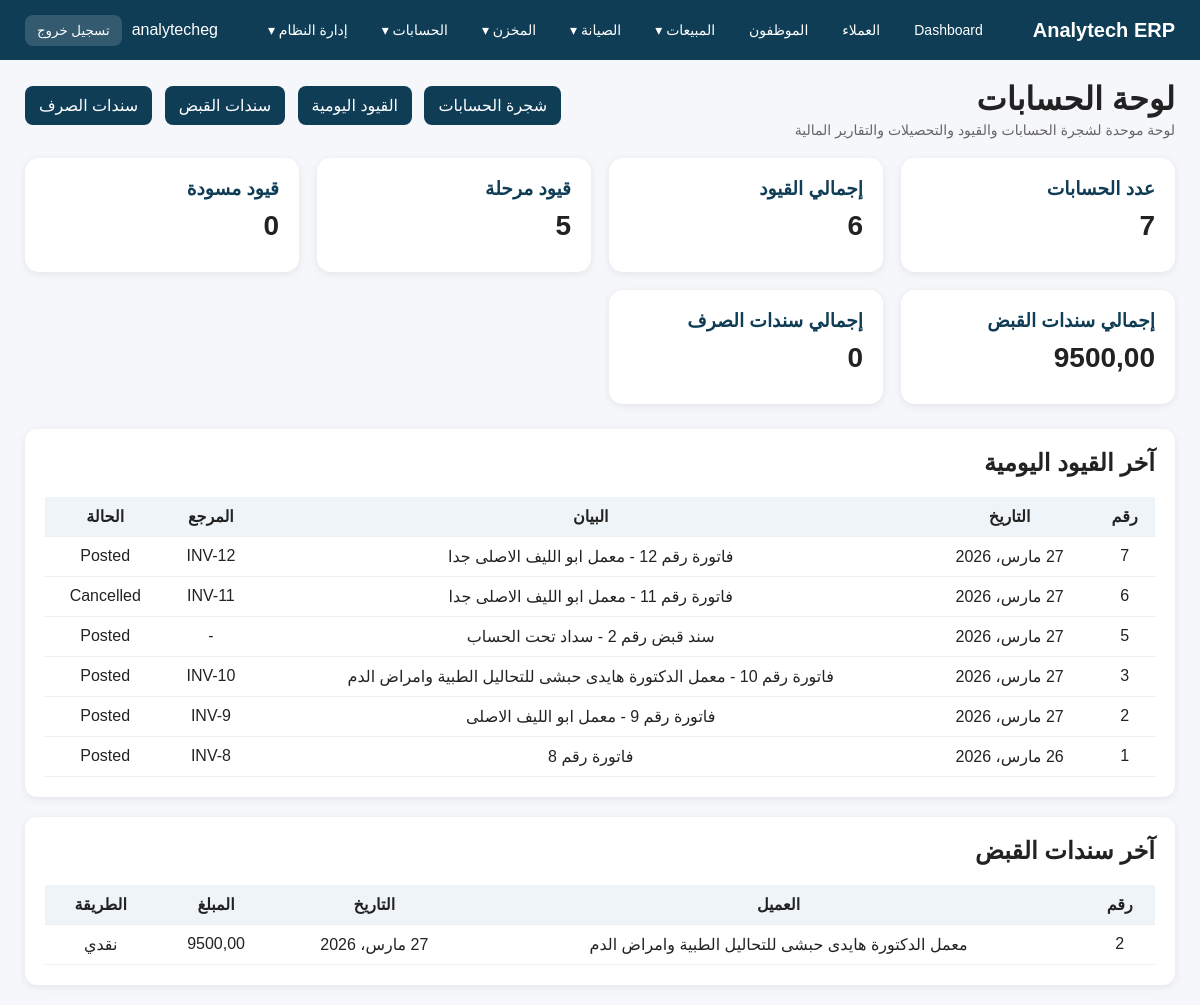
The app's page /accounting/ (signed in) with its own data.
### accounting/models.py (models this page shows, shortened)
class JournalEntry(models.Model):
    ENTRY_STATUS = [
        ('Draft', 'مسودة'),
        ('Posted', 'مرحّل'),
        ('Cancelled', 'ملغي'),
    ]
    entry_date = models.DateField(default=timezone.localdate, verbose_name='تاريخ القيد')
    description = models.CharField(max_length=255, verbose_name='البيان')
    reference = models.CharField(max_length=100, blank=True, null=True, verbose_name='المرجع')
    status = models.CharField(max_length=20, choices=ENTRY_STATUS, default='Draft', verbose_name='الحالة')
    source_type = models.CharField(max_length=50, blank=True, null=True, verbose_name='نوع المصدر')
    source_id = models.PositiveIntegerField(blank=True, null=True, verbose_name='رقم المصدر')
    created_at = models.DateTimeField(auto_now_add=True)
    notes = models.TextField(blank=True, null=True, verbose_name='ملاحظات')
    class Meta:
        verbose_name = 'قيد يومية'
        verbose_name_plural = 'القيود اليومية'
        ordering = ['-entry_date', '-id']

class ReceiptVoucher(models.Model):
    PAYMENT_METHODS = [
        ('Cash', 'نقدي'),
        ('Bank', 'بنك'),
        ('Cheque', 'شيك'),
        ('Transfer', 'تحويل'),
        ('Other', 'أخرى'),
    ]
    voucher_date = models.DateField(default=timezone.localdate, verbose_name='التاريخ')
    customer = models.ForeignKey(
        'customers.Customer',
        on_delete=models.SET_NULL,
        null=True,
        blank=True,
        related_name='receipt_vouchers',
        verbose_name='العميل'
    )
    payer_name = models.CharField(max_length=200, verbose_name='اسم الدافع')
    amount = models.DecimalField(max_digits=14, decimal_places=2, verbose_name='المبلغ')
    payment_method = models.CharField(max_length=20, choices=PAYMENT_METHODS, default='Cash', verbose_name='طريقة السداد')
    reference = models.CharField(max_length=100, blank=True, null=True, verbose_name='المرجع')
    description = models.CharField(max_length=255, verbose_name='البيان')
    debit_account = models.ForeignKey(
        Account,
        on_delete=models.PROTECT,
        related_name='receipt_debit_vouchers',
        verbose_name='الحساب المدين'
    )
    credit_account = models.ForeignKey(
        Account,
        on_delete=models.PROTECT,
        related_name='receipt_credit_vouchers',
        verbose_name='الحساب الدائن'
    )
    journal_entry = models.OneToOneField(
        JournalEntry,
        on_delete=models.SET_NULL,
        null=True,
        blank=True,
        related_name='receipt_voucher',
        verbose_name='القيد المرتبط'
    )
    notes = models.TextField(blank=True, null=True, verbose_name='ملاحظات')
    created_at = models.DateTimeField(auto_now_add=True)
    class Meta:
        verbose_name = 'سند قبض'
        verbose_name_plural = 'سندات القبض'
        ordering = ['-voucher_date', '-id']

### customers/models.py (models this page shows, shortened)
class Customer(models.Model):
    CUSTOMER_TYPES = [
        ('Lab', 'معمل'),
        ('Hospital', 'مستشفى'),
        ('Distributor', 'موزع'),
        ('Other', 'أخرى'),
    ]
    name = models.CharField(max_length=200, verbose_name='اسم العميل')
    customer_type = models.CharField(max_length=20, choices=CUSTOMER_TYPES, verbose_name='نوع العميل')
    address = models.TextField(blank=True, null=True, verbose_name='العنوان')
    phone = models.CharField(max_length=50, blank=True, null=True, verbose_name='الهاتف')
    contact_person = models.CharField(max_length=150, blank=True, null=True, verbose_name='الشخص المسؤول')
    account = models.OneToOneField(
        'accounting.Account',
        on_delete=models.SET_NULL,
        null=True,
        blank=True,
        related_name='customer',
        verbose_name='الحساب المحاسبي'
    )
    notes = models.TextField(blank=True, null=True, verbose_name='ملاحظات')
    class Meta:
        verbose_name = 'عميل'
        verbose_name_plural = 'العملاء'
        ordering = ['name']

### accounting/views.py (the view)
# urls.py: path('', views.accounting_dashboard, name='accounting_dashboard'),
def accounting_dashboard(request):
    accounts_count = Account.objects.count()
    journal_count = JournalEntry.objects.count()
    posted_journal_count = JournalEntry.objects.filter(status='Posted').count()
    draft_journal_count = JournalEntry.objects.filter(status='Draft').count()
    receipts_total = sum((x.amount for x in ReceiptVoucher.objects.all()), Decimal('0'))
    payments_total = sum((x.amount for x in PaymentVoucher.objects.all()), Decimal('0'))
    recent_entries = JournalEntry.objects.all().order_by('-entry_date', '-id')[:10]
    recent_receipts = ReceiptVoucher.objects.select_related('customer').all().order_by('-voucher_date', '-id')[:10]
    return render(request, 'accounting/accounting_dashboard.html', {
        'accounts_count': accounts_count,
        'journal_count': journal_count,
        'posted_journal_count': posted_journal_count,
        'draft_journal_count': draft_journal_count,
        'receipts_total': receipts_total,
        'payments_total': payments_total,
        'recent_entries': recent_entries,
        'recent_receipts': recent_receipts,
    })

### templates/accounting/accounting_dashboard.html (shortened to what this page needs)
{% extends 'base.html' %}
{% block content %}
<div class="topbar">
    <div>
        <h1>لوحة الحسابات</h1>
        <div class="sub">لوحة موحدة لشجرة الحسابات والقيود والتحصيلات والتقارير المالية</div>
    </div>
    <div class="quick-links">
        <a href="{% url 'account_list' %}">شجرة الحسابات</a>
        <a href="{% url 'journal_entry_list' %}">القيود اليومية</a>
        <a href="{% url 'receipt_voucher_list' %}">سندات القبض</a>
        <a href="{% url 'payment_voucher_list' %}">سندات الصرف</a>
    </div>
</div>
<div class="hub-grid" style="margin-bottom:25px;">
    <div class="hub-card">
        <h3>عدد الحسابات</h3>
        <div class="value">{{ accounts_count }}</div>
    </div>
    <div class="hub-card">
        <h3>إجمالي القيود</h3>
        <div class="value">{{ journal_count }}</div>
    </div>
    <div class="hub-card">
        <h3>قيود مرحلة</h3>
        <div class="value">{{ posted_journal_count }}</div>
    </div>
    <div class="hub-card">
        <h3>قيود مسودة</h3>
        <div class="value">{{ draft_journal_count }}</div>
    </div>
    <div class="hub-card">
        <h3>إجمالي سندات القبض</h3>
        <div class="value">{{ receipts_total }}</div>
    </div>
    <div class="hub-card">
        <h3>إجمالي سندات الصرف</h3>
        <div class="value">{{ payments_total }}</div>
    </div>
</div>
<div class="section" style="margin-bottom:20px;">
    <h2 style="margin-top:0;">آخر القيود اليومية</h2>
    <table>
        <thead>
            <tr>
                <th>رقم</th>
                <th>التاريخ</th>
                <th>البيان</th>
                <th>المرجع</th>
                <th>الحالة</th>
            </tr>
        </thead>
        <tbody>
            {% for row in recent_entries %}
            <tr>
                <td>{{ row.id }}</td>
                <td>{{ row.entry_date }}</td>
                <td>{{ row.description }}</td>
                <td>{{ row.reference|default:"-" }}</td>
                <td>{{ row.status }}</td>
            </tr>
            {% empty %}
            <tr>
                <td colspan="5" style="padding:20px; text-align:center;">لا توجد قيود</td>
            </tr>
            {% endfor %}
        </tbody>
    </table>
</div>
<div class="section">
    <h2 style="margin-top:0;">آخر سندات القبض</h2>
    <table>
        <thead>
            <tr>
                <th>رقم</th>
                <th>العميل</th>
                <th>التاريخ</th>
                <th>المبلغ</th>
                <th>الطريقة</th>
            </tr>
        </thead>
        <tbody>
            {% for row in recent_receipts %}
            <tr>
                <td>{{ row.id }}</td>
                <td>{% if row.customer %}{{ row.customer.name }}{% else %}-{% endif %}</td>
                <td>{{ row.voucher_date }}</td>
                <td>{{ row.amount }}</td>
                <td>{{ row.get_payment_method_display }}</td>
            </tr>
            {% empty %}
            <tr>
                <td colspan="5" style="padding:20px; text-align:center;">لا توجد سندات قبض</td>
            </tr>
            {% endfor %}
        </tbody>
    </table>
</div>
{% endblock %}

### templates/base.html (shortened to what this page needs)
<!DOCTYPE html>
<html lang="ar" dir="rtl">
<head>
</head>
<body>
<div class="navbar">
    <div class="logo">Analytech ERP</div>
    {% if user.is_authenticated %}
    <div class="menu">
        <a href="/">Dashboard</a>
        {% if perms.customers.view_customer %}
        <a href="/customers/">العملاء</a>
        {% endif %}
        {% if perms.app_employees.view_employee %}
        <a href="/employees/">الموظفون</a>
        {% endif %}
        {% if perms.app_quotations.view_quotation or perms.app_sales.view_salesorder or perms.app_invoices.view_invoice or perms.app_employees.view_employeecommission %}
        <div class="dropdown">
            <a href="/reports/sales/">المبيعات ▾</a>
        </div>
        {% endif %}
        {% if perms.app_maintenance.view_maintenancerequest or perms.app_maintenance.view_maintenancevisit or perms.app_maintenance.view_preventivemaintenanceplan %}
        <div class="dropdown">
            <a href="/maintenance/reports/">الصيانة ▾</a>
        </div>
        {% endif %}
        {% if perms.app_inventory.view_inventoryitem or perms.app_inventory.view_inventorylot or perms.app_inventory.view_inventorytransaction or perms.app_inventory.view_recallnotice %}
        <div class="dropdown">
            <a href="/inventory/">المخزن ▾</a>
        </div>
        {% endif %}
        {% if perms.accounting.view_account or perms.accounting.view_journalentry or perms.accounting.view_receiptvoucher or perms.accounting.view_paymentvoucher %}
        <div class="dropdown">
            <a href="/accounting/">الحسابات ▾</a>
        </div>
        {% endif %}
        {% if user.is_staff %}
        <div class="dropdown">
            <a href="/admin/">إدارة النظام ▾</a>
        </div>
        {% endif %}
    </div>
    <div class="user-box">
        <span>{{ user.username }}</span>
        <form method="post" action="{% url 'logout' %}" class="logout-form">
            <button type="submit" class="logout-btn">تسجيل خروج</button>
        </form>
    </div>
    {% endif %}
</div>
<div class="container">
    {% block content %}{% endblock %}
</div>
</body>
</html>

### templates/base.html (style rules this page uses)
body { margin: 0; font-family: Tahoma, Arial, sans-serif; background: #f5f7fa; color: #222; }
.navbar { background: #0f3d56; color: white; padding: 14px 25px; display: flex; justify-content: space-between; align-items: center; gap: 16px; flex-wrap: wrap; }
.logo { font-size: 20px; font-weight: bold; white-space: nowrap; }
.menu { display: flex; align-items: center; gap: 14px; flex-wrap: wrap; }
.menu > a, .dropdown > a { color: white; text-decoration: none; font-size: 14px; padding: 8px 10px; border-radius: 8px; display: inline-block; }
.dropdown { position: relative; }
.container { padding: 20px 25px; }
.topbar { display: flex; justify-content: space-between; align-items: center; margin-bottom: 20px; gap: 15px; flex-wrap: wrap; }
.topbar h1 { margin: 0; }
.sub { color: #666; font-size: 14px; margin-top: 4px; }
.section { background: white; padding: 20px; border-radius: 12px; box-shadow: 0 2px 8px rgba(0,0,0,0.08); }
table { width: 100%; border-collapse: collapse; }
th, td { padding: 10px; border-bottom: 1px solid #eee; text-align: center; vertical-align: middle; }
th { background: #eef4f7; }
.quick-links a { display: inline-block; background: #0f3d56; color: white; padding: 10px 14px; border-radius: 8px; text-decoration: none; margin-right: 8px; margin-bottom: 8px; }
.hub-grid { display: grid; grid-template-columns: repeat(auto-fit, minmax(250px, 1fr)); gap: 18px; }
.hub-card { background: white; border-radius: 14px; padding: 20px; box-shadow: 0 2px 8px rgba(0,0,0,0.08); }
.hub-card h3 { margin-top: 0; margin-bottom: 10px; color: #0f3d56; }
.hub-card .value { font-size: 28px; font-weight: bold; margin-bottom: 10px; }
.user-box { display: flex; align-items: center; gap: 10px; color: white; }
.logout-form { margin: 0; }
.logout-btn { background: rgba(255,255,255,0.15); border: none; color: white; padding: 8px 12px; border-radius: 8px; cursor: pointer; }

### records on screen
JournalEntry: id "7", entry_date "27 مارس، 2026", description "فاتورة رقم 12 - معمل ابو الليف الاصلى جدا", reference "INV-12", status "Posted"
JournalEntry: id "6", entry_date "27 مارس، 2026", description "فاتورة رقم 11 - معمل ابو الليف الاصلى جدا", reference "INV-11", status "Cancelled"
JournalEntry: id "5", entry_date "27 مارس، 2026", description "سند قبض رقم 2 - سداد تحت الحساب", reference "-", status "Posted"
JournalEntry: id "3", entry_date "27 مارس، 2026", description "فاتورة رقم 10 - معمل الدكتورة هايدى حبشى للتحاليل الطبية وامراض الدم", reference "INV-10", status "Posted"
JournalEntry: id "2", entry_date "27 مارس، 2026", description "فاتورة رقم 9 - معمل ابو الليف الاصلى", reference "INV-9", status "Posted"
JournalEntry: id "1", entry_date "26 مارس، 2026", description "فاتورة رقم 8", reference "INV-8", status "Posted"
ReceiptVoucher: id "2", customer.name "معمل الدكتورة هايدى حبشى للتحاليل الطبية وامراض الدم", voucher_date "27 مارس، 2026", amount "9500,00", payment_method "نقدي"

### other values on screen
{{ user.username }} "analytecheg"
{{ accounts_count }} "7"
{{ journal_count }} "6"
{{ posted_journal_count }} "5"
{{ draft_journal_count }} "0"
{{ receipts_total }} "9500,00"
{{ payments_total }} "0"
